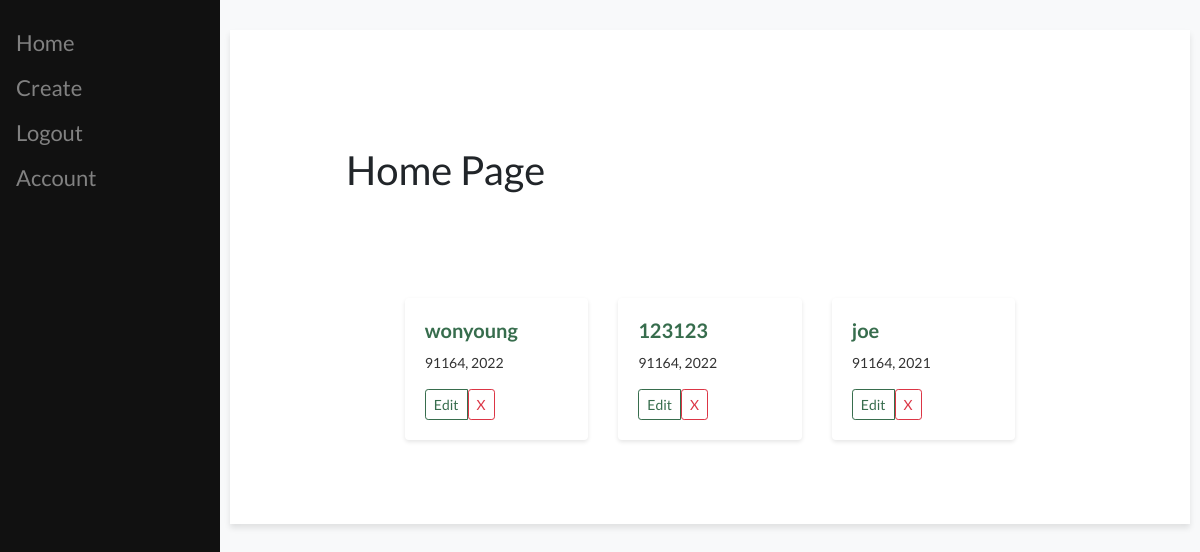
The page /app/ (signed in) on the database its author committed.
### main/models.py (models this page shows, shortened)
class NceaDocument(models.Model):
    user = models.ForeignKey(settings.AUTH_USER_MODEL, on_delete=models.CASCADE, related_name="nceadocument", null = True, blank = True)
    exam = models.ForeignKey(NceaOne, on_delete=models.CASCADE)
    name = models.CharField(max_length=100)
    mark = models.IntegerField() # out of 24

class NceaOne(models.Model):
    standard = models.IntegerField()
    year = models.IntegerField()
    def __str__(self):
        return "%s, %s" % (self.standard, self.year,)

### main/views.py (the view)
# urls.py: 2. Add a URL to urlpatterns:  path('', views.home, name='home')
@login_required(login_url="login/")
def home(response):
    return render(response, "main/home.html")

### main/templates/main/home.html (shortened to what this page needs)
{% extends 'main/base.html' %}
{% block content %}
<div class="bg m-5 p-5">
    <h1>Home Page</h1>
</div>
<div class="bg m-5">
    <div class="container-lg my-5">
        <div class="row">
            <div class="cards-container" style="max-width: 992px;">
                <div class="row justify-content-center">
                    {% for td in user.nceadocument.all %}
                        {% include "main/partials/cards.html" %}
                    {% endfor %}
                </div>
            </div>
        </div>
    </div>
</div>
{% endblock %}

### main/templates/main/partials/cards.html (shortened to what this page needs)
<div class="col-md-3 col-sm-6">
    <div class="card mb-3 box-shadow" id="card-{{ td.id }}" style="width: 100%;">
        <div class="card-body">
            <h5 class="card-title">{{ td.name|truncatechars:15 }}</h5>
            <p class="card-text">{{ td.exam }}</p>
            <div class="d-flex justify-content-between align-items-center">
                <div class="btn-group">
                    <a href="/app/{{ td.id }}" class="btn btn-sm btn-outline-success">Edit</a>
                    <form hx-post="/app/{{ td.id }}/delete/" hx-trigger="submit" hx-swap="none" hx-response="myResponseHandler">
                        <button type="submit" class="btn btn-sm btn-outline-danger">X</button>
                    </form>
                </div>
            </div>
        </div>
    </div>
</div>

### main/templates/main/base.html (style rules this page uses)
body { font-family: 'Lato', sans-serif; background-color: #f8f9fa; }
.cards-container { width: 100%; padding-right: 15px; padding-left: 15px; margin-right: auto; margin-left: auto; }
.btn-outline-success { border-color: #376d4d; color: #376d4d; }
.card { border: none; background-color: #ffffff; box-shadow: 0 2px 4px 0 rgba(0, 0, 0, 0.1); transition: transform 0.3s, box-shadow 0.3s; }
.card-title { color: #376d4d; font-weight: bold; margin-bottom: 10px; }
.card-text { color: #333333; font-size: 14px; line-height: 1.5; }

### rows shown on the page
NceaDocument: name "wonyoung", exam "91164, 2022"
NceaDocument: name "123123", exam "91164, 2022"
NceaDocument: name "joe", exam "91164, 2021"
